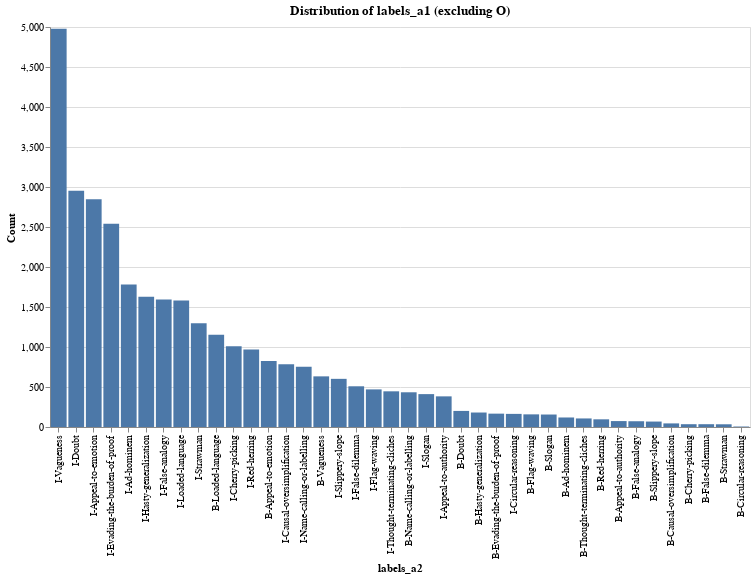

This figure's notebook cell:
### Code cell
chart = (
    alt.Chart(label_counts)
    .mark_bar()
    .encode(
        x=alt.X("label:N", sort='-y', title="labels_a2"),
        y=alt.Y("count:Q", title="Count"),
        tooltip=["label", "count"],
    )
    .properties(
        title="Distribution of labels_a1 (excluding O)",
        width=700,
        height=400,
    )
)

chart

### Figure 1 — Vega-Lite specification as saved in the notebook (floating-point values rounded to 4 significant figures)
{"config": {"view": {"continuousWidth": 300, "continuousHeight": 300}}, "data": {"name": "data-f74769068bdf56c79feb1eff6d646b70"}, "mark": {"type": "bar"}, "encoding": {"tooltip": [{"field": "label", "type": "nominal"}, {"field": "count", "type": "quantitative"}], "x": {"field": "label", "sort": "-y", "title": "labels_a2", "type": "nominal"}, "y": {"field": "count", "title": "Count", "type": "quantitative"}}, "height": 400, "title": "Distribution of labels_a1 (excluding O)", "width": 700, "$schema": "https://vega.github.io/schema/vega-lite/v6.1.0.json", "datasets": {"data-f74769068bdf56c79feb1eff6d646b70": [{"label": "I-Vagueness", "count": 4979}, {"label": "I-Doubt", "count": 2953}, {"label": "I-Appeal-to-emotion", "count": 2847}, {"label": "I-Evading-the-burden-of-proof", "count": 2541}, {"label": "I-Ad-hominem", "count": 1781}, {"label": "I-Hasty-generalization", "count": 1627}, {"label": "I-False-analogy", "count": 1594}, {"label": "I-Loaded-language", "count": 1582}, {"label": "I-Strawman", "count": 1296}, {"label": "B-Loaded-language", "count": 1154}, {"label": "I-Cherry-picking", "count": 1009}, {"label": "I-Red-herring", "count": 969}, {"label": "B-Appeal-to-emotion", "count": 826}, {"label": "I-Causal-oversimplification", "count": 785}, {"label": "I-Name-calling-or-labelling", "count": 752}, {"label": "B-Vagueness", "count": 633}, {"label": "I-Slippery-slope", "count": 602}, {"label": "I-False-dilemma", "count": 509}, {"label": "I-Flag-waving", "count": 470}, {"label": "I-Thought-terminating-cliches", "count": 446}, {"label": "B-Name-calling-or-labelling", "count": 434}, {"label": "I-Slogan", "count": 411}, {"label": "I-Appeal-to-authority", "count": 383}, {"label": "B-Doubt", "count": 201}, {"label": "B-Hasty-generalization", "count": 181}, {"label": "B-Evading-the-burden-of-proof", "count": 167}, {"label": "I-Circular-reasoning", "count": 164}, {"label": "B-Flag-waving", "count": 158}, {"label": "B-Slogan", "count": 156}, {"label": "B-Ad-hominem", "count": 119}, {"label": "B-Thought-terminating-cliches", "count": 107}, {"label": "B-Red-herring", "count": 96}, {"label": "B-Appeal-to-authority", "count": 74}, {"label": "B-False-analogy", "count": 72}, {"label": "B-Slippery-slope", "count": 68}, {"label": "B-Causal-oversimplification", "count": 45}, {"label": "B-Cherry-picking", "count": 35}, {"label": "B-False-dilemma", "count": 35}, {"label": "B-Strawman", "count": 34}, {"label": "B-Circular-reasoning", "count": 6}]}}
